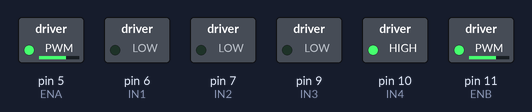
This sketch was run on a simulated Arduino Uno, built with avr-gcc and run on an emulated ATmega328P. Parts: switched loads named in the sketch (green lamp = pin HIGH).

Above: at 0.1 s.
Timing chart, 0 to 1.6 s (numbered marks = the images above):
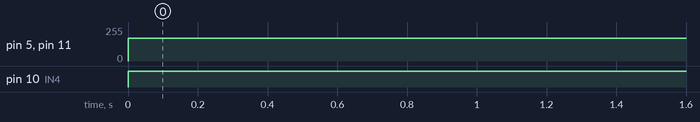

The sketch:

DifferentialRobot.ino
```cpp
int IN3 = 9;
int IN4 = 10;
int ENB = 11;

int ENA = 5;
int IN1 = 6;
int IN2 = 7;

void setup() {
  pinMode(ENA, OUTPUT);
  pinMode(IN1, OUTPUT);
  pinMode(IN2, OUTPUT);

  pinMode(IN3, OUTPUT);
  pinMode(IN4, OUTPUT);
  pinMode(ENB, OUTPUT);

  // Set all motors to OFF
  digitalWrite(IN1, LOW);
  digitalWrite(IN2, LOW);

  digitalWrite(IN3, LOW);
  digitalWrite(IN4, LOW);
}

void loop() {
  // Set the speed of the motor (PWM signals) from 0 to 255
  analogWrite(ENA, 170);
  analogWrite(ENB, 170);

  digitalWrite(IN1,LOW);
  digitalWrite(IN2, LOW);

  // Set the direction and turn ON
  digitalWrite(IN3, LOW);
  digitalWrite(IN4, HIGH);


}
```

Measured:
- by itself, pin 5 (ENA), pin 11 (ENB): 0/255 → 170/255 at 0.00 s
- by itself, pin 10 (IN4): LOW → HIGH at 0.00 s
